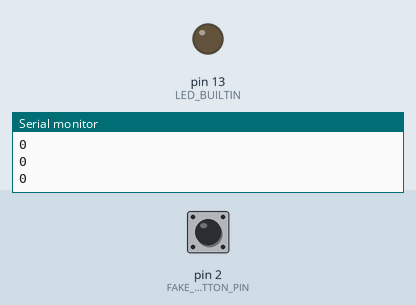
Bench run of a sketch on a simulated Arduino Uno, built with avr-gcc and run on an emulated ATmega328P. On the bench: output pins drawn as LEDs (lit = HIGH), the last lines printed to the serial monitor. The test bench sets the inputs (shaded band); at power-on: pin 2 (FAKE_BUTTON_PIN) LOW.

Above: at 1.2 s.
1.3 s: pin 2 (FAKE_BUTTON_PIN) pulled HIGH for 0.15 s
At 1.4 s:
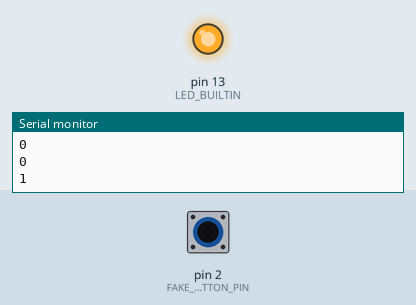
3.0 s: pin 2 (FAKE_BUTTON_PIN) pulled HIGH for 3.2 s
At 6.6 s:
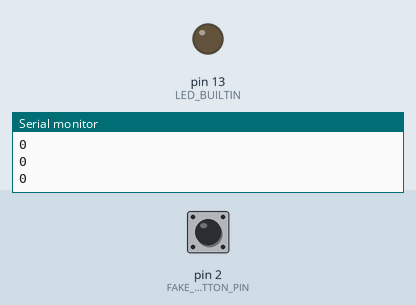
Timing chart, 0 to 8.1 s (numbered marks = the images above; inputs shaded):
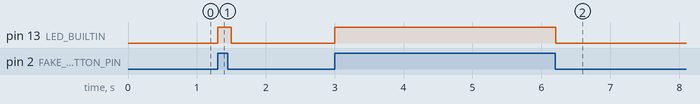

The sketch:

pinball_output_slave.ino
```cpp
/*
 * This code is for any slave microcontroller that will only output information TO the master, this is DIFFERENT naming convention from the i2c.md file.
 */
#include <Wire.h>

/*
 * GLOBAL VARIABLES: SETUP FOR ALL DEVICES:
 */

// Yes if button is pressed
// No if button is not pressed
bool button_state = false;
int FAKE_BUTTON_PIN = 2;


// The address the slave joins the bus
const int SLAVE_BUS_ADDRESS = 8; // 8-127 is available address
// The number of bytes the master will request every time
const int OUTPUT_BYTE_SIZE = 1;

// Update this function to create uint8_t array to be sent, based on global variables.
uint8_t* output_from_global_variables(){
    static uint8_t output_data[OUTPUT_BYTE_SIZE];
    // Fill data...
    output_data[0] = button_state;
    return output_data;
}


void setup() {
  // Start the I2C connection using the specific address
  Wire.begin(SLAVE_BUS_ADDRESS);
  // Define the interrupt onRequest function
  Wire.onRequest(requestEvent);
  // Serial Connection
  Serial.begin(9600);
  pinMode(FAKE_BUTTON_PIN, INPUT);
  pinMode(LED_BUILTIN, OUTPUT);
}

void loop() {
  // Perform Normal Function Here
  delay(100);
  button_state = digitalRead(FAKE_BUTTON_PIN);
  Serial.println(button_state);
  digitalWrite(LED_BUILTIN, button_state);
}

// Interrupt function run whenever this slave is requested information from master.
// Prepare output information of size OUTPUT_BYTE_SIZE using output_from_global_variables based on global variables.
void requestEvent() {
  uint8_t* outputData = output_from_global_variables();
  Wire.write(outputData, OUTPUT_BYTE_SIZE);
}
```

Measured:
- after the input at 1.3 s, pin 13 (LED_BUILTIN): LOW → HIGH at once, → LOW 0.20 s later
- after the input at 3.0 s, pin 13 (LED_BUILTIN): LOW → HIGH at once, → LOW 3.2 s later
